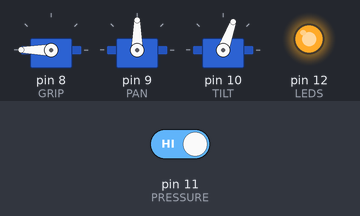
The sketch below on a simulated Arduino Uno, built with avr-gcc and run on an emulated ATmega328P. Parts: 3 × servo, output pins drawn as LEDs (lit = HIGH). The inputs (shaded band) are chosen by the test bench; at power-on: pin 11 (PRESSURE) HIGH.

Above: at 2.3 s.
2.4 s: pin 11 (PRESSURE) driven LOW
At 2.98 s:
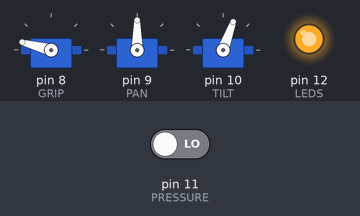
At 3.58 s:
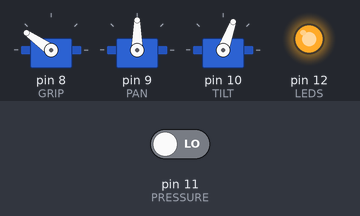
5.5 s: pin 11 (PRESSURE) driven HIGH
7.0 s: pin 11 (PRESSURE) driven LOW
At 13.5 s:
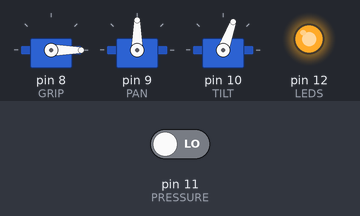
Timing chart, 0 to 15.0 s (numbered marks = the images above; inputs shaded):
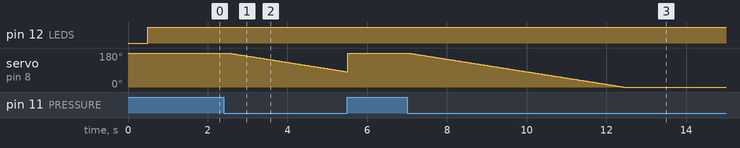

Measured:
- after the input at 2.4 s, servo on pin 8 (GRIP): moves from 180° to 81° over 2.9 s, starting after 0.13 s
- after the input at 7.0 s, servo on pin 8 (GRIP): moves from 180° to 0° over 5.4 s, starting at once

The sketch:

sketch_M3task2.ino
```cpp
#include <Servo.h>

//define inputs
#define GRIP 8
#define PAN 9
#define TILT 10
#define PRESSURE 11
#define LEDS 12

Servo servoGrip, servoPan, servoTilt;

void setup()
{
  pinMode(LEDS, OUTPUT);
  pinMode(PRESSURE, INPUT);
  pinMode(GRIP, OUTPUT);
  pinMode(PAN, OUTPUT);
  pinMode(TILT, OUTPUT);
  servoGrip.attach(GRIP);
  servoPan.attach(PAN);
  servoTilt.attach(TILT);
}

void loop()
{
  int pos;
  servoPan.write(90);
  servoTilt.write(70);
  servoGrip.write(180);
  delay(500);
  for (pos = 180; digitalRead(PRESSURE)==LOW; pos -= 1) { // goes from 180 degrees to 0 degrees
    servoGrip.write(pos);              // tell servo to go to position in variable 'pos'
    delay(30);                       // waits 15ms for the servo to reach the position
  }
  digitalWrite(LEDS, HIGH);
}
```
